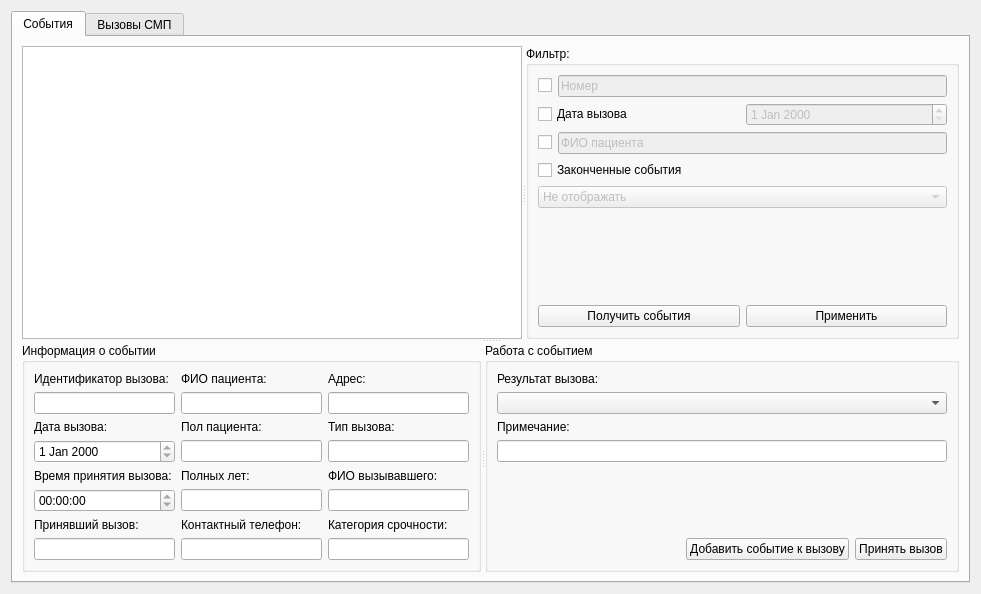
<?xml version="1.0" encoding="UTF-8"?>
<ui version="4.0">
 <class>Form</class>
 <widget class="QWidget" name="Form">
  <property name="geometry">
   <rect>
    <x>0</x>
    <y>0</y>
    <width>981</width>
    <height>594</height>
   </rect>
  </property>
  <property name="windowTitle">
   <string>СМП</string>
  </property>
  <layout class="QGridLayout" name="gridLayout_9">
   <item row="0" column="0">
    <widget class="QTabWidget" name="tabWidget">
     <property name="currentIndex">
      <number>0</number>
     </property>
     <widget class="QWidget" name="tabEvents">
      <attribute name="title">
       <string>События</string>
      </attribute>
      <layout class="QGridLayout" name="gridLayout_8">
       <item row="0" column="0">
        <widget class="QSplitter" name="splitter">
         <property name="orientation">
          <enum>Qt::Vertical</enum>
         </property>
         <widget class="QSplitter" name="splitter_5">
          <property name="orientation">
           <enum>Qt::Horizontal</enum>
          </property>
          <widget class="QTableView" name="tblEvents">
           <property name="selectionBehavior">
            <enum>QAbstractItemView::SelectRows</enum>
           </property>
          </widget>
          <widget class="QGroupBox" name="groupBox">
           <property name="title">
            <string>Фильтр:</string>
           </property>
           <layout class="QGridLayout" name="gridLayout_4">
            <item row="1" column="0" colspan="2">
             <layout class="QGridLayout" name="gridLayout">
              <item row="0" column="1">
               <widget class="QDateEdit" name="dtFilterDate">
                <property name="enabled">
                 <bool>false</bool>
                </property>
               </widget>
              </item>
              <item row="0" column="0">
               <widget class="QCheckBox" name="chkFilterDate">
                <property name="text">
                 <string>Дата вызова</string>
                </property>
               </widget>
              </item>
             </layout>
            </item>
            <item row="2" column="0" colspan="2">
             <layout class="QHBoxLayout" name="horizontalLayout_2">
              <item>
               <widget class="QCheckBox" name="chkFilterFIO">
                <property name="enabled">
                 <bool>true</bool>
                </property>
                <property name="text">
                 <string/>
                </property>
               </widget>
              </item>
              <item>
               <widget class="QLineEdit" name="edtFilterFIO">
                <property name="enabled">
                 <bool>false</bool>
                </property>
                <property name="inputMask">
                 <string/>
                </property>
                <property name="text">
                 <string>ФИО пациента</string>
                </property>
               </widget>
              </item>
             </layout>
            </item>
            <item row="0" column="0" colspan="2">
             <layout class="QHBoxLayout" name="horizontalLayout">
              <item>
               <widget class="QCheckBox" name="chkFilterNumber">
                <property name="text">
                 <string/>
                </property>
               </widget>
              </item>
              <item>
               <widget class="QLineEdit" name="edtFilterNumber">
                <property name="enabled">
                 <bool>false</bool>
                </property>
                <property name="inputMask">
                 <string/>
                </property>
                <property name="text">
                 <string>Номер</string>
                </property>
               </widget>
              </item>
             </layout>
            </item>
            <item row="3" column="0" colspan="2">
             <layout class="QGridLayout" name="gridLayout_3">
              <item row="1" column="0">
               <widget class="QComboBox" name="cmbFilterDoneEvents">
                <property name="enabled">
                 <bool>false</bool>
                </property>
                <item>
                 <property name="text">
                  <string>Не отображать</string>
                 </property>
                </item>
                <item>
                 <property name="text">
                  <string>Только законченные</string>
                 </property>
                </item>
                <item>
                 <property name="text">
                  <string>Отображать все</string>
                 </property>
                </item>
               </widget>
              </item>
              <item row="0" column="0">
               <widget class="QCheckBox" name="chkFilterDoneEvents">
                <property name="text">
                 <string>Законченные события</string>
                </property>
               </widget>
              </item>
             </layout>
            </item>
            <item row="4" column="1">
             <spacer name="verticalSpacer">
              <property name="orientation">
               <enum>Qt::Vertical</enum>
              </property>
              <property name="sizeHint" stdset="0">
               <size>
                <width>20</width>
                <height>327</height>
               </size>
              </property>
             </spacer>
            </item>
            <item row="5" column="1">
             <widget class="QPushButton" name="btnFilter">
              <property name="text">
               <string>Применить</string>
              </property>
             </widget>
            </item>
            <item row="5" column="0">
             <widget class="QPushButton" name="btnGetEvents">
              <property name="text">
               <string>Получить события</string>
              </property>
             </widget>
            </item>
           </layout>
          </widget>
         </widget>
         <widget class="QSplitter" name="splitter_4">
          <property name="orientation">
           <enum>Qt::Horizontal</enum>
          </property>
          <widget class="QGroupBox" name="groupBox_2">
           <property name="title">
            <string>Информация о событии</string>
           </property>
           <layout class="QGridLayout" name="gridLayout_5">
            <item row="0" column="0">
             <widget class="QLabel" name="lblCallNumber">
              <property name="text">
               <string>Идентификатор вызова:</string>
              </property>
             </widget>
            </item>
            <item row="0" column="1">
             <widget class="QLabel" name="lblClientFIO">
              <property name="text">
               <string>ФИО пациента:</string>
              </property>
             </widget>
            </item>
            <item row="0" column="2">
             <widget class="QLabel" name="lblAdress">
              <property name="text">
               <string>Адрес:</string>
              </property>
             </widget>
            </item>
            <item row="1" column="0">
             <widget class="QLineEdit" name="edtCallNumber">
              <property name="readOnly">
               <bool>true</bool>
              </property>
             </widget>
            </item>
            <item row="1" column="1">
             <widget class="QLineEdit" name="edtClientFIO">
              <property name="readOnly">
               <bool>true</bool>
              </property>
             </widget>
            </item>
            <item row="1" column="2">
             <widget class="QLineEdit" name="edtAddress">
              <property name="readOnly">
               <bool>true</bool>
              </property>
             </widget>
            </item>
            <item row="2" column="0">
             <widget class="QLabel" name="lblCallDate">
              <property name="text">
               <string>Дата вызова:</string>
              </property>
             </widget>
            </item>
            <item row="2" column="1">
             <widget class="QLabel" name="lblSex">
              <property name="text">
               <string>Пол пациента:</string>
              </property>
             </widget>
            </item>
            <item row="2" column="2">
             <widget class="QLabel" name="lblKind">
              <property name="text">
               <string>Тип вызова:</string>
              </property>
             </widget>
            </item>
            <item row="3" column="0">
             <widget class="QDateEdit" name="dtCallDate">
              <property name="readOnly">
               <bool>true</bool>
              </property>
             </widget>
            </item>
            <item row="3" column="1">
             <widget class="QLineEdit" name="edtSex">
              <property name="readOnly">
               <bool>true</bool>
              </property>
             </widget>
            </item>
            <item row="3" column="2">
             <widget class="QLineEdit" name="edtCallType">
              <property name="readOnly">
               <bool>true</bool>
              </property>
             </widget>
            </item>
            <item row="4" column="0">
             <widget class="QLabel" name="lblEventTime">
              <property name="text">
               <string>Время принятия вызова:</string>
              </property>
             </widget>
            </item>
            <item row="4" column="1">
             <widget class="QLabel" name="lblAge">
              <property name="text">
               <string>Полных лет:</string>
              </property>
             </widget>
            </item>
            <item row="4" column="2">
             <widget class="QLabel" name="lblCallerName">
              <property name="text">
               <string>ФИО вызывавшего:</string>
              </property>
             </widget>
            </item>
            <item row="5" column="0">
             <widget class="QTimeEdit" name="tmEventTime">
              <property name="readOnly">
               <bool>true</bool>
              </property>
             </widget>
            </item>
            <item row="5" column="1">
             <widget class="QLineEdit" name="edtAge">
              <property name="readOnly">
               <bool>true</bool>
              </property>
             </widget>
            </item>
            <item row="5" column="2">
             <widget class="QLineEdit" name="edtCallerName">
              <property name="readOnly">
               <bool>true</bool>
              </property>
             </widget>
            </item>
            <item row="6" column="0">
             <widget class="QLabel" name="lblReceiver">
              <property name="text">
               <string>Принявший вызов:</string>
              </property>
             </widget>
            </item>
            <item row="6" column="1">
             <widget class="QLabel" name="lblContact">
              <property name="text">
               <string>Контактный телефон:</string>
              </property>
             </widget>
            </item>
            <item row="6" column="2">
             <widget class="QLabel" name="lblUrgency">
              <property name="text">
               <string>Категория срочности:</string>
              </property>
             </widget>
            </item>
            <item row="7" column="0">
             <widget class="QLineEdit" name="edtReceiver">
              <property name="readOnly">
               <bool>true</bool>
              </property>
             </widget>
            </item>
            <item row="7" column="1">
             <widget class="QLineEdit" name="edtContact">
              <property name="readOnly">
               <bool>true</bool>
              </property>
             </widget>
            </item>
            <item row="7" column="2">
             <widget class="QLineEdit" name="edtUrgency">
              <property name="readOnly">
               <bool>true</bool>
              </property>
             </widget>
            </item>
           </layout>
          </widget>
          <widget class="QGroupBox" name="groupBox_3">
           <property name="title">
            <string>Работа с событием</string>
           </property>
           <layout class="QGridLayout" name="gridLayout_2">
            <item row="0" column="0" colspan="2">
             <widget class="QLabel" name="lblResult">
              <property name="text">
               <string>Результат вызова:</string>
              </property>
             </widget>
            </item>
            <item row="1" column="0" colspan="4">
             <widget class="QComboBox" name="cmbResult"/>
            </item>
            <item row="2" column="0">
             <widget class="QLabel" name="lblNote">
              <property name="text">
               <string>Примечание:</string>
              </property>
             </widget>
            </item>
            <item row="3" column="0" colspan="4">
             <widget class="QLineEdit" name="edtNote"/>
            </item>
            <item row="4" column="2">
             <spacer name="verticalSpacer_2">
              <property name="orientation">
               <enum>Qt::Vertical</enum>
              </property>
              <property name="sizeHint" stdset="0">
               <size>
                <width>20</width>
                <height>52</height>
               </size>
              </property>
             </spacer>
            </item>
            <item row="5" column="0">
             <spacer name="horizontalSpacer">
              <property name="orientation">
               <enum>Qt::Horizontal</enum>
              </property>
              <property name="sizeHint" stdset="0">
               <size>
                <width>138</width>
                <height>20</height>
               </size>
              </property>
             </spacer>
            </item>
            <item row="5" column="1" colspan="2">
             <widget class="QPushButton" name="btnAddEvent">
              <property name="text">
               <string>Добавить событие к вызову</string>
              </property>
             </widget>
            </item>
            <item row="5" column="3">
             <widget class="QPushButton" name="btnAprovedEvent">
              <property name="text">
               <string>Принять вызов</string>
              </property>
             </widget>
            </item>
           </layout>
          </widget>
         </widget>
        </widget>
       </item>
      </layout>
     </widget>
     <widget class="QWidget" name="tabEvents">
      <attribute name="title">
       <string>Вызовы СМП</string>
      </attribute>
      <layout class="QGridLayout" name="gridLayout_7">
       <item row="0" column="0">
        <widget class="QSplitter" name="splitter_2">
         <property name="orientation">
          <enum>Qt::Horizontal</enum>
         </property>
         <widget class="QTableView" name="tblCallsSmp">
          <property name="selectionBehavior">
           <enum>QAbstractItemView::SelectRows</enum>
          </property>
         </widget>
         <widget class="QGroupBox" name="groupBox_4">
          <property name="title">
           <string>Получение вызовов СМП за период</string>
          </property>
          <layout class="QGridLayout" name="gridLayout_6">
           <item row="0" column="1" colspan="2">
            <layout class="QHBoxLayout" name="horizontalLayout_3">
             <item>
              <widget class="QDateEdit" name="edtCallSmpBegDate">
               <property name="enabled">
                <bool>true</bool>
               </property>
               <property name="sizePolicy">
                <sizepolicy hsizetype="MinimumExpanding" vsizetype="Fixed">
                 <horstretch>0</horstretch>
                 <verstretch>0</verstretch>
                </sizepolicy>
               </property>
              </widget>
             </item>
            </layout>
           </item>
           <item row="1" column="1" colspan="2">
            <layout class="QHBoxLayout" name="horizontalLayout_6">
             <item>
              <widget class="QDateEdit" name="edtCallSmpEndDate"/>
             </item>
            </layout>
           </item>
           <item row="3" column="0" colspan="2">
            <widget class="QPushButton" name="btnCallSmpGet">
             <property name="text">
              <string>Получить вызовы</string>
             </property>
            </widget>
           </item>
           <item row="3" column="2">
            <widget class="QPushButton" name="btnCallSmpPrint">
             <property name="text">
              <string>Печать</string>
             </property>
            </widget>
           </item>
           <item row="0" column="0">
            <widget class="QLabel" name="lblCallDate_2">
             <property name="text">
              <string>С:</string>
             </property>
            </widget>
           </item>
           <item row="2" column="1">
            <spacer name="verticalSpacer_3">
             <property name="orientation">
              <enum>Qt::Vertical</enum>
             </property>
             <property name="sizeHint" stdset="0">
              <size>
               <width>20</width>
               <height>411</height>
              </size>
             </property>
            </spacer>
           </item>
           <item row="1" column="0">
            <widget class="QLabel" name="lblCallSmpBegDate">
             <property name="text">
              <string>По:</string>
             </property>
            </widget>
           </item>
          </layout>
         </widget>
        </widget>
       </item>
      </layout>
     </widget>
    </widget>
   </item>
  </layout>
 </widget>
 <resources/>
 <connections/>
</ui>
